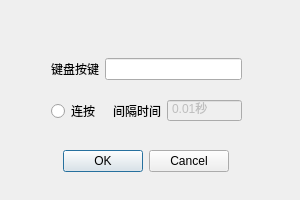
<?xml version="1.0" encoding="UTF-8"?>
<ui version="4.0">
 <class>Dialog</class>
 <widget class="QDialog" name="Dialog">
  <property name="geometry">
   <rect>
    <x>0</x>
    <y>0</y>
    <width>300</width>
    <height>200</height>
   </rect>
  </property>
  <property name="windowTitle">
   <string>键盘事件添加</string>
  </property>
  <property name="modal">
   <bool>true</bool>
  </property>
  <widget class="QDialogButtonBox" name="buttonBox">
   <property name="geometry">
    <rect>
     <x>40</x>
     <y>150</y>
     <width>211</width>
     <height>23</height>
    </rect>
   </property>
   <property name="sizePolicy">
    <sizepolicy hsizetype="Fixed" vsizetype="Fixed">
     <horstretch>0</horstretch>
     <verstretch>0</verstretch>
    </sizepolicy>
   </property>
   <property name="orientation">
    <enum>Qt::Horizontal</enum>
   </property>
   <property name="standardButtons">
    <set>QDialogButtonBox::Cancel|QDialogButtonBox::Ok</set>
   </property>
   <property name="centerButtons">
    <bool>true</bool>
   </property>
  </widget>
  <widget class="QWidget" name="verticalLayoutWidget">
   <property name="geometry">
    <rect>
     <x>51</x>
     <y>45</y>
     <width>191</width>
     <height>91</height>
    </rect>
   </property>
   <layout class="QVBoxLayout" name="verticalLayout">
    <item>
     <layout class="QHBoxLayout" name="horizontalLayout_3">
      <item>
       <widget class="QLabel" name="label_2">
        <property name="text">
         <string>键盘按键</string>
        </property>
       </widget>
      </item>
      <item>
       <widget class="ShortcutKeyEdit" name="shortcut_key_edit"/>
      </item>
     </layout>
    </item>
    <item>
     <layout class="QHBoxLayout" name="horizontalLayout_2">
      <item>
       <widget class="QRadioButton" name="is_tap_btn">
        <property name="text">
         <string>连按</string>
        </property>
       </widget>
      </item>
      <item>
       <layout class="QHBoxLayout" name="horizontalLayout">
        <item>
         <widget class="QLabel" name="label">
          <property name="text">
           <string>间隔时间</string>
          </property>
         </widget>
        </item>
        <item>
         <widget class="QDoubleSpinBox" name="break_time_box">
          <property name="enabled">
           <bool>false</bool>
          </property>
          <property name="minimumSize">
           <size>
            <width>75</width>
            <height>0</height>
           </size>
          </property>
          <property name="mouseTracking">
           <bool>true</bool>
          </property>
          <property name="buttonSymbols">
           <enum>QAbstractSpinBox::NoButtons</enum>
          </property>
          <property name="suffix">
           <string>秒</string>
          </property>
          <property name="minimum">
           <double>0.010000000000000</double>
          </property>
         </widget>
        </item>
       </layout>
      </item>
     </layout>
    </item>
   </layout>
  </widget>
 </widget>
 <customwidgets>
  <customwidget>
   <class>ShortcutKeyEdit</class>
   <extends>QLineEdit</extends>
   <header>gui.component</header>
  </customwidget>
 </customwidgets>
 <resources/>
 <connections>
  <connection>
   <sender>buttonBox</sender>
   <signal>accepted()</signal>
   <receiver>Dialog</receiver>
   <slot>accept()</slot>
   <hints>
    <hint type="sourcelabel">
     <x>248</x>
     <y>254</y>
    </hint>
    <hint type="destinationlabel">
     <x>157</x>
     <y>274</y>
    </hint>
   </hints>
  </connection>
  <connection>
   <sender>buttonBox</sender>
   <signal>rejected()</signal>
   <receiver>Dialog</receiver>
   <slot>reject()</slot>
   <hints>
    <hint type="sourcelabel">
     <x>316</x>
     <y>260</y>
    </hint>
    <hint type="destinationlabel">
     <x>286</x>
     <y>274</y>
    </hint>
   </hints>
  </connection>
  <connection>
   <sender>is_tap_btn</sender>
   <signal>toggled(bool)</signal>
   <receiver>break_time_box</receiver>
   <slot>setEnabled(bool)</slot>
   <hints>
    <hint type="sourcelabel">
     <x>69</x>
     <y>117</y>
    </hint>
    <hint type="destinationlabel">
     <x>211</x>
     <y>116</y>
    </hint>
   </hints>
  </connection>
 </connections>
</ui>
